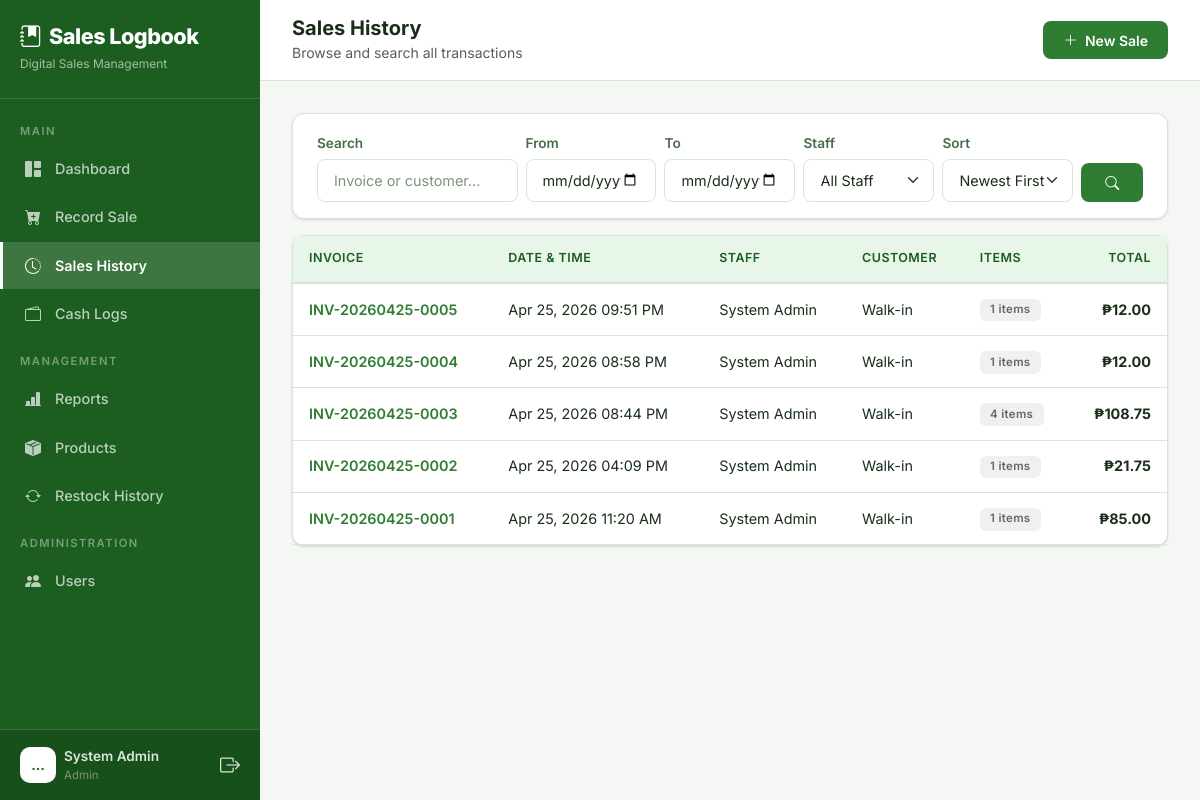
Before: /sales/history/ (signed in) with the older database file.
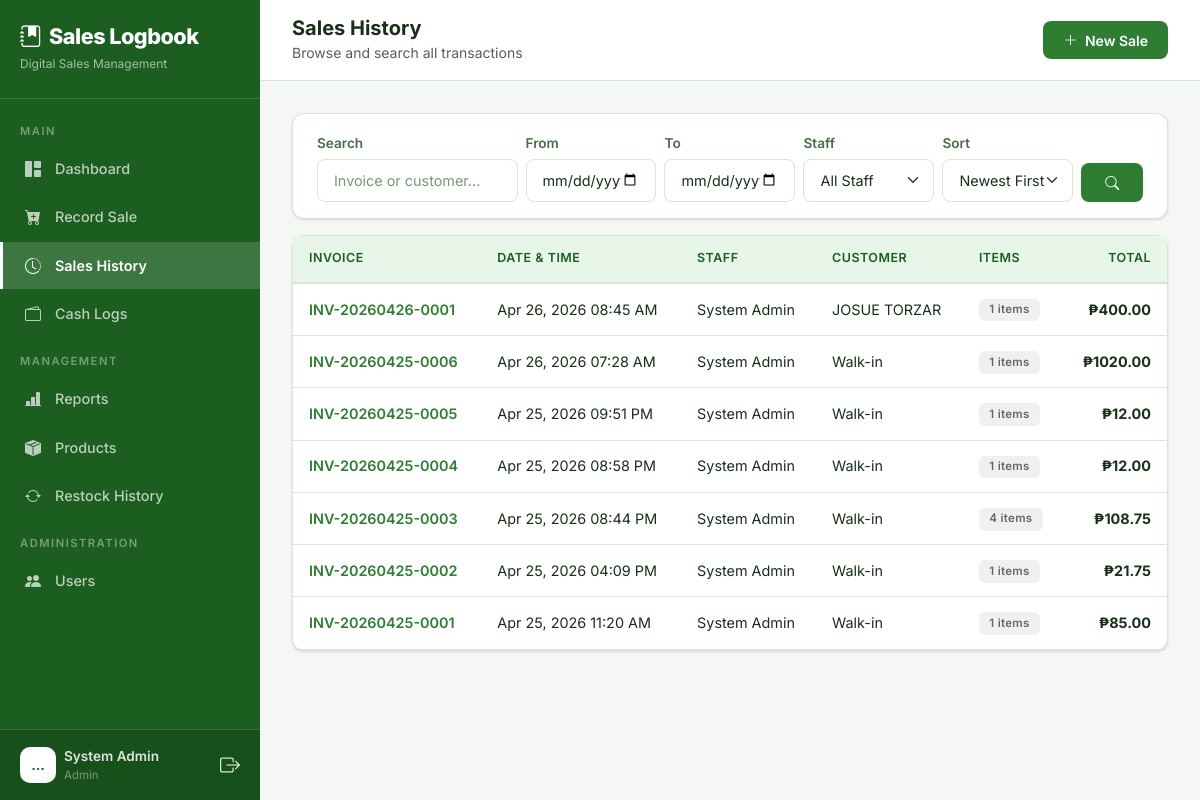
After: the same page with the newer database file.
### core/models.py (models this page shows, shortened)
class Sale(models.Model):
    invoice_number = models.CharField(max_length=30, unique=True, editable=False)
    user = models.ForeignKey(User, on_delete=models.SET_NULL, null=True, related_name='sales')
    customer_name = models.CharField(max_length=200, blank=True, null=True)
    notes = models.TextField(blank=True, null=True)
    total_amount = models.DecimalField(max_digits=12, decimal_places=2, default=0)
    date = models.DateTimeField(default=timezone.now)
    created_at = models.DateTimeField(auto_now_add=True)
    class Meta:
        ordering = ['-date']

class User(AbstractUser):
    ROLE_CHOICES = (
        ('admin', 'Admin'),
        ('manager', 'Manager'),
        ('staff', 'Sales Staff'),
    )
    role = models.CharField(max_length=10, choices=ROLE_CHOICES, default='staff')
    phone = models.CharField(max_length=20, blank=True, null=True)

### core/views.py (the view)
# urls.py: path('sales/history/', views.sales_history, name='sales_history'),
@login_required
def sales_history(request):
    qs = Sale.objects.select_related('user').all()
    if request.user.role == 'staff':
        qs = qs.filter(user=request.user)
    search = request.GET.get('search', '').strip()
    date_from = request.GET.get('date_from', '')
    date_to = request.GET.get('date_to', '')
    staff_filter = request.GET.get('staff', '')
    sort_by = request.GET.get('sort', '-date')
    if search:
        qs = qs.filter(
            Q(invoice_number__icontains=search) |
            Q(customer_name__icontains=search)
        )
    if date_from:
        qs = qs.filter(date__date__gte=date_from)
    if date_to:
        qs = qs.filter(date__date__lte=date_to)
    if staff_filter:
        qs = qs.filter(user_id=staff_filter)
    allowed_sorts = ['date', '-date', 'total_amount', '-total_amount']
    if sort_by in allowed_sorts:
        qs = qs.order_by(sort_by)
    paginator = Paginator(qs, 20)
    page = request.GET.get('page', 1)
    sales = paginator.get_page(page)
    staff_list = User.objects.all().order_by('first_name')
    context = {
        'sales': sales,
        'staff_list': staff_list,
        'search': search,
        'date_from': date_from,
        'date_to': date_to,
        'staff_filter': staff_filter,
        'sort_by': sort_by,
    }
    return render(request, 'core/sales_history.html', context)

### core/templates/core/sales_history.html (shortened to what the changed rows need)
{% extends "core/base.html" %}
{% load static %}
{% block body %}
<div class="main-content">
    <div class="page-content fade-in">
        <div class="card">
            <div class="card-body p-0">
                {% if sales %}
                <div class="table-responsive">
                    <table class="table table-hover mb-0">
                        <thead>
                            <tr>
                                <th>Invoice</th>
                                <th>Date & Time</th>
                                <th>Staff</th>
                                <th>Customer</th>
                                <th>Items</th>
                                <th class="text-end">Total</th>
                            </tr>
                        </thead>
                        <tbody>
                            {% for sale in sales %}
                            <tr style="cursor:pointer" onclick="window.location='{% url 'sale_detail' sale.pk %}'">
                                <td><span class="fw-semibold text-primary">{{ sale.invoice_number }}</span></td>
                                <td>{{ sale.date|date:"M d, Y h:i A" }}</td>
                                <td>{{ sale.user.get_full_name|default:sale.user.username }}</td>
                                <td>{{ sale.customer_name|default:"Walk-in" }}</td>
                                <td><span class="badge bg-secondary bg-opacity-25">{{ sale.items.count }} items</span></td>
                                <td class="text-end fw-bold">₱{{ sale.total_amount|floatformat:2 }}</td>
                            </tr>
                            {% endfor %}
                        </tbody>
                    </table>
                </div>
                {% else %}
                <div class="empty-state">
                    <i class="bi bi-journal-x"></i>
                    <p>No sales found matching your criteria.</p>
                </div>
                {% endif %}
            </div>
        </div>
    </div>
</div>
{% endblock %}

Changed rows visible on the page:
added Sale: invoice_number "INV-20260426-0001", date "Apr 26, 2026 08:45 AM", user.get_full_name "System Admin", customer_name "JOSUE TORZAR", items.count "1", total_amount "400.00"
added Sale: invoice_number "INV-20260425-0006", date "Apr 26, 2026 07:28 AM", user.get_full_name "System Admin", customer_name "Walk-in", items.count "1", total_amount "1020.00"
